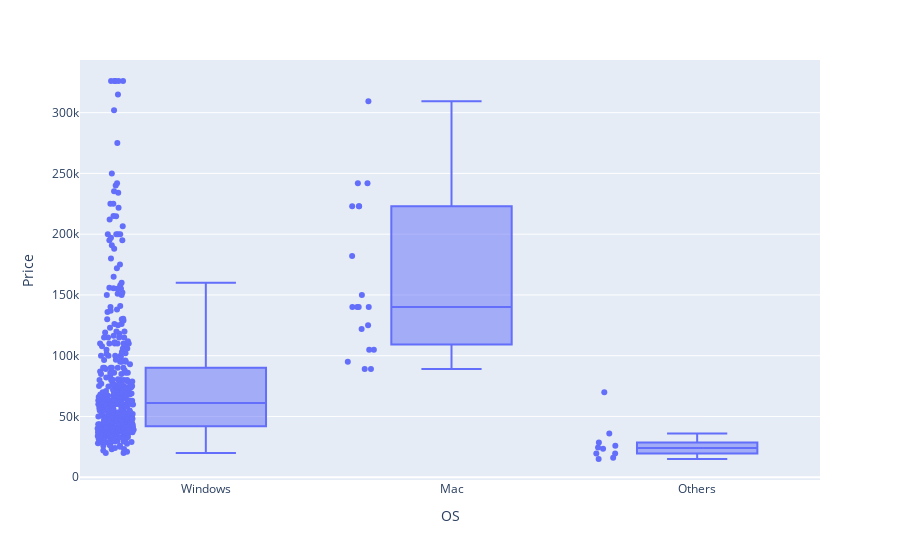

The notebook cell saved with this chart:
### Markdown cell above
**Operating System (OS) VS Price**

### Code cell
fig = px.box(df, x="OS", y="Price", points="all")
fig.show()

### Figure 1 — Plotly figure (JSON) as saved in the notebook; plotly's stock layout.template omitted (floating-point values rounded to 4 significant figures; data arrays with more than 128 entries replaced by an {"elided": "..."} marker saying what was removed)
{"data": [{"alignmentgroup": "True", "boxpoints": "all", "hovertemplate": "OS=%{x}<br>Price=%{y}<extra></extra>", "legendgroup": "", "marker": {"color": "#636efa"}, "name": "", "notched": false, "offsetgroup": "", "orientation": "v", "showlegend": false, "type": "box", "x": {"elided": "423 str values"}, "x0": " ", "xaxis": "x", "y": {"elided": "423 int values"}, "y0": " ", "yaxis": "y"}], "layout": {"boxmode": "group", "legend": {"tracegroupgap": 0}, "margin": {"t": 60}, "xaxis": {"anchor": "y", "domain": [0, 1], "title": {"text": "OS"}}, "yaxis": {"anchor": "x", "domain": [0, 1], "title": {"text": "Price"}}}}
